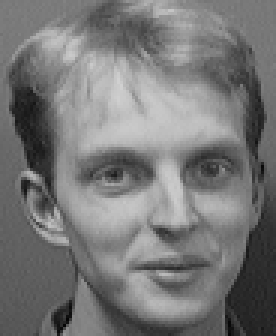
%> input picture Face-Recognition-MLP-main/ORL/s40/1.pgm, 92 x 112 px (shown 3 times larger)
$ octave Maxlikelihood2.m   (GNU Octave 9; MATLAB toolbox functions it lacks are replaced by stand-ins)
%> lines starting %> are read from the running program, lines starting %| are printed output that depends on the picture

%% NN_HW_03_Face_Detection_With_MLP
%%% Saeid_Moradi

clc
clear all
close all

%% Read Image And Compute Means Of Block Images

NI = 360; % Number Of Images (10 Image in 40 Class)
NF = 2; % Number Of Features
NO = 40; % Number Of Output

Sample1 = zeros(NF,NO); % Variable For Inputs
Target1 = zeros(40,NO); % Variable For Target

n = 1;
for a = 1 : 40
    u_I=0;
    for b = 1 : 9
        Adress = ['s',num2str(a),'\',num2str(b),'.pgm'];
        if(exist(Adress,'file')) ~= 0
            I = imread(Adress);
%> I is the input picture: size 112x92 uint8; min 5, max 208, mean 119.4
            u_I = u_I + mean(mean(I)); % Get Features From FeatureExtraction Function*
%> u_I = 119.4
            Sample1(1,a) = u_I; % Make Sample Matrix Consist of Features In Evry Column*
            Target1(a,a) = 1; % Make Target Matrix That Evry Column Has One True Value*
        end
    end
end
Sample1 = Sample1/9;

for a = 1 : 40
    u_I=0;
    sigma_I=0;
    for b = 1 : 9
        Adress = ['s',num2str(a),'\',num2str(b),'.pgm'];
        if(exist(Adress,'file')) ~= 0
            I = imread(Adress);
            [r,c]=size(I);
%> r = 112; c = 92
            signa_I = sigma_I + sqrt(double((I-Sample1(1,a)).^2)/double(r*c)); % Get Features From FeatureExtraction Function*
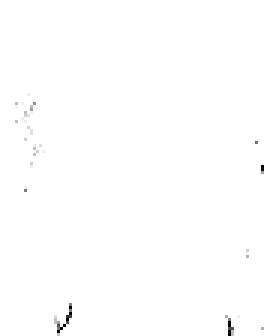
%> signa_I: size 112x92 double (shown 3 times larger); min 0, max 0.157, mean 0.157; drawn with min black and max white
            Sample1(2,a) = sigma_I; % Make Sample Matrix Consist of Features In Evry Column*
        end
    end
end
Sample1(2,:) = Sample1(2,:)/8;
%[Sample,Target] = Randomize(Sample1,Target1); % Randomize Sample Value For Good Training

%% Test Section
test_image = imread('s40\1.pgm');
[r,c] = size(test_image);

utest_image = mean(mean(test_image));
%> utest_image = 119.4
sigma_test_image = sqrt(sum(sum(((test_image-utest_image).^2)))/(r*c));
%> sigma_test_image = 9.93

OUT2 = zeros(2,40);

for i=1:40
    OUT2(1,i) = abs(utest_image-Sample1(1,i));
    OUT2(2,i) = abs(sigma_test_image-Sample1(2,i));

end
[V, Index] = min(sum(OUT2));
[a,index] = max(Target1(:,Index));
imshow(test_image);title(num2str(index),'color','r');
